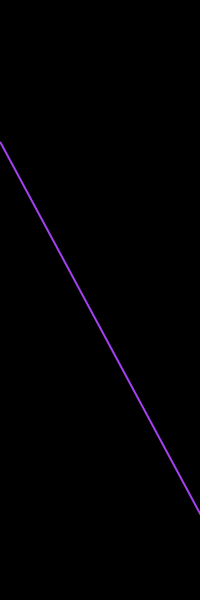
Frame 1 (no input)
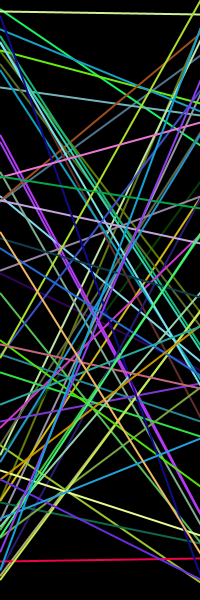
Frame 60 (the mouse pressed at the canvas centre just before this capture)
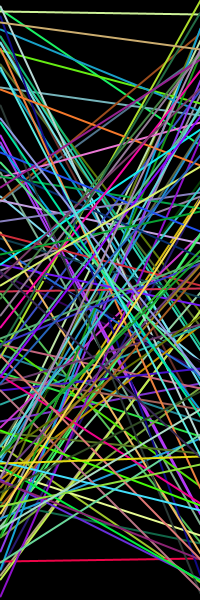
Frame 120 (the mouse held since frame 60 and released just before this capture)

The Processing sketch that drew these frames (run headless with seeded random() and noise(); from frame 60 on, the mouse is pressed at the canvas centre):

// Processing sketch: random_lineas
// ── random_lineas.pde
// Lineas random

float r, g, b; //un shortcut para declarar variables del mismo tipo


void setup() {
  size(200, 600);
  background(0);
}

void draw() {
  r = random(255);
  g = random(255);
  b = random(255);

  strokeWeight(2);
  stroke(r, g, b);
  line(0, random(height), width, random(height));
}
